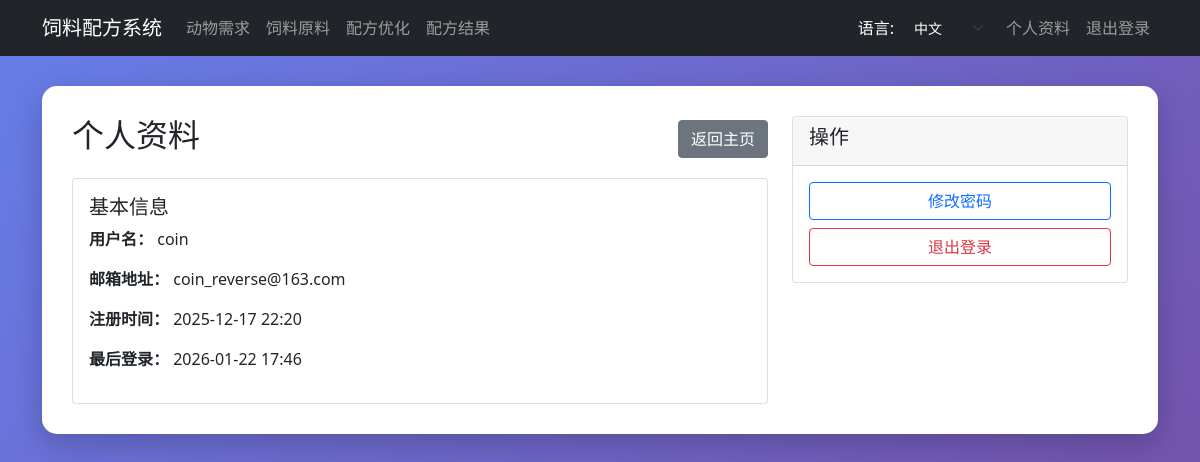
The app's page /users/profile/ (signed in) with its own data.
### users/models.py (models this page shows, shortened)
class CustomUser(AbstractUser):
    email = models.EmailField(unique=True)
    phone_number = models.CharField(max_length=15, blank=True, null=True)
    created_at = models.DateTimeField(auto_now_add=True)
    updated_at = models.DateTimeField(auto_now=True)
    USERNAME_FIELD = 'email'  # 使用邮箱作为登录字段
    REQUIRED_FIELDS = ['username']  # 创建超级用户时需要的字段
    LANGUAGE_CHOICES = [
        ('zh-hans', '中文'),
        ('en', 'English'),
    ]
    language = models.CharField(max_length=10, choices=LANGUAGE_CHOICES, default='zh-hans')
    class Meta:
        verbose_name = '用户'
        verbose_name_plural = '用户'

### users/views.py (the view)
# urls.py: path('profile/', views.profile_view, name='profile'),
@login_required
def profile_view(request):
    if request.method == 'POST':
        form = ProfileForm(request.POST, instance=request.user)
        if form.is_valid():
            form.save()
            return redirect('profile')
    else:
        form = ProfileForm(instance=request.user)
    return render(request, 'user/profile.html', {'form': form})

### users/forms.py
class ProfileForm(forms.ModelForm):
    class Meta:
        model = CustomUser
        fields = ['username', 'email', 'phone_number', 'language']

### users/templates/user/profile.html (shortened to what this page needs)
{% extends 'base.html' %}
{% load i18n %}
{% block content %}
<div class="row">
    <div class="col-md-8">
        <div class="d-flex justify-content-between align-items-center mb-3">
            <h2>{% trans "个人资料" %}</h2>
            <a href="{% url 'home' %}" class="btn btn-secondary">{% trans "返回主页" %}</a>
        </div>
        <div class="card">
            <div class="card-body">
                <h5 class="card-title">{% trans "基本信息" %}</h5>
                <p><strong>{% trans "用户名" %}：</strong> {{ user.username }}</p>
                <p><strong>{% trans "邮箱地址" %}：</strong> {{ user.email }}</p>
                <p><strong>{% trans "注册时间" %}：</strong> {{ user.date_joined|date:"Y-m-d H:i" }}</p>
                <p><strong>{% trans "最后登录" %}：</strong> {{ user.last_login|date:"Y-m-d H:i" }}</p>
            </div>
        </div>
    </div>
    <div class="col-md-4">
        <div class="card">
            <div class="card-header">
                <h5>{% trans "操作" %}</h5>
            </div>
            <div class="card-body">
                <a href="{% url 'password_reset_request' %}" class="btn btn-outline-primary w-100 mb-2">{% trans "修改密码" %}</a>
                <a href="{% url 'logout' %}" class="btn btn-outline-danger w-100">{% trans "退出登录" %}</a>
            </div>
        </div>
    </div>
</div>
{% endblock %}

### templates/base.html (style rules this page uses)
body { background: linear-gradient(135deg, #667eea 0%, #764ba2 100%); min-height: 100vh; font-family: 'Segoe UI', Tahoma, Geneva, Verdana, sans-serif; }

### records on screen
CustomUser: username "coin", email "coin_reverse@163.com", date_joined "2025-12-17 22:20", last_login "2026-01-22 17:46"

### other values on screen
form field language "中文"
